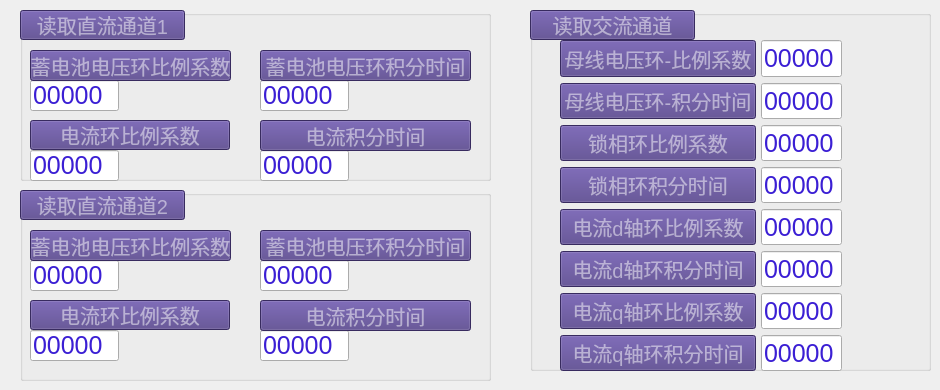
   <widget class="QWidget" name="tab_4">
    <attribute name="title">
     <string>PI参数</string>
    </attribute>
    <widget class="QGroupBox" name="groupBox_7">
     <property name="geometry">
      <rect>
       <x>20</x>
       <y>10</y>
       <width>471</width>
       <height>171</height>
      </rect>
     </property>
     <property name="styleSheet">
      <string notr="true"> color: rgba(255,255,255,0.5);
font-size: 20px;</string>
     </property>
     <property name="title">
      <string/>
     </property>
     <widget class="QPushButton" name="pushButton_55">
      <property name="geometry">
       <rect>
        <x>0</x>
        <y>0</y>
        <width>165</width>
        <height>30</height>
       </rect>
      </property>
      <property name="styleSheet">
       <string notr="true">    background: rgb(79, 60, 133);;</string>
      </property>
      <property name="text">
       <string>读取直流通道1</string>
      </property>
     </widget>
     <widget class="QLineEdit" name="lineEdit_46">
      <property name="geometry">
       <rect>
        <x>240</x>
        <y>70</y>
        <width>89</width>
        <height>31</height>
       </rect>
      </property>
      <property name="styleSheet">
       <string notr="true">font-size: 25px;
color: rgb(59, 31, 212);</string>
      </property>
      <property name="text">
       <string>00000</string>
      </property>
     </widget>
     <widget class="QLineEdit" name="lineEdit_47">
      <property name="geometry">
       <rect>
        <x>240</x>
        <y>140</y>
        <width>89</width>
        <height>31</height>
       </rect>
      </property>
      <property name="styleSheet">
       <string notr="true">font-size: 25px;
color: rgb(59, 31, 212);</string>
      </property>
      <property name="text">
       <string>00000</string>
      </property>
     </widget>
     <widget class="QLineEdit" name="lineEdit_48">
      <property name="geometry">
       <rect>
        <x>10</x>
        <y>70</y>
        <width>89</width>
        <height>31</height>
       </rect>
      </property>
      <property name="styleSheet">
       <string notr="true">font-size: 25px;
color: rgb(59, 31, 212);;</string>
      </property>
      <property name="text">
       <string>00000</string>
      </property>
     </widget>
     <widget class="QLineEdit" name="lineEdit_49">
      <property name="geometry">
       <rect>
        <x>10</x>
        <y>140</y>
        <width>89</width>
        <height>31</height>
       </rect>
      </property>
      <property name="styleSheet">
       <string notr="true">font-size: 25px;
color: rgb(59, 31, 212);</string>
      </property>
      <property name="text">
       <string>00000</string>
      </property>
     </widget>
     <widget class="QPushButton" name="pushButton_56">
      <property name="geometry">
       <rect>
        <x>10</x>
        <y>40</y>
        <width>201</width>
        <height>31</height>
       </rect>
      </property>
      <property name="styleSheet">
       <string notr="true">    background: rgb(79, 60, 133);;</string>
      </property>
      <property name="text">
       <string>蓄电池电压环比例系数</string>
      </property>
     </widget>
     <widget class="QPushButton" name="pushButton_57">
      <property name="geometry">
       <rect>
        <x>10</x>
        <y>110</y>
        <width>200</width>
        <height>30</height>
       </rect>
      </property>
      <property name="styleSheet">
       <string notr="true">    background: rgb(79, 60, 133);;</string>
      </property>
      <property name="text">
       <string>电流环比例系数</string>
      </property>
     </widget>
     <widget class="QPushButton" name="pushButton_58">
      <property name="geometry">
       <rect>
        <x>240</x>
        <y>40</y>
        <width>211</width>
        <height>31</height>
       </rect>
      </property>
      <property name="styleSheet">
       <string notr="true">    background: rgb(79, 60, 133);;</string>
      </property>
      <property name="text">
       <string>蓄电池电压环积分时间</string>
      </property>
     </widget>
     <widget class="QPushButton" name="pushButton_59">
      <property name="geometry">
       <rect>
        <x>240</x>
        <y>110</y>
        <width>211</width>
        <height>31</height>
       </rect>
      </property>
      <property name="styleSheet">
       <string notr="true">    background: rgb(79, 60, 133);;</string>
      </property>
      <property name="text">
       <string>电流积分时间</string>
      </property>
     </widget>
    </widget>
    <widget class="QGroupBox" name="groupBox_8">
     <property name="geometry">
      <rect>
       <x>20</x>
       <y>190</y>
       <width>471</width>
       <height>191</height>
      </rect>
     </property>
     <property name="styleSheet">
      <string notr="true"> color: rgba(255,255,255,0.5);
font-size: 20px;</string>
     </property>
     <property name="title">
      <string/>
     </property>
     <widget class="QPushButton" name="pushButton_60">
      <property name="geometry">
       <rect>
        <x>0</x>
        <y>0</y>
        <width>165</width>
        <height>30</height>
       </rect>
      </property>
      <property name="styleSheet">
       <string notr="true">    background: rgb(79, 60, 133);;</string>
      </property>
      <property name="text">
       <string>读取直流通道2</string>
      </property>
     </widget>
     <widget class="QLineEdit" name="lineEdit_50">
      <property name="geometry">
       <rect>
        <x>240</x>
        <y>70</y>
        <width>89</width>
        <height>31</height>
       </rect>
      </property>
      <property name="styleSheet">
       <string notr="true">font-size: 25px;
color: rgb(59, 31, 212);</string>
      </property>
      <property name="text">
       <string>00000</string>
      </property>
     </widget>
     <widget class="QLineEdit" name="lineEdit_51">
      <property name="geometry">
       <rect>
        <x>240</x>
        <y>140</y>
        <width>89</width>
        <height>31</height>
       </rect>
      </property>
      <property name="styleSheet">
       <string notr="true">font-size: 25px;
color: rgb(59, 31, 212);</string>
      </property>
      <property name="text">
       <string>00000</string>
      </property>
     </widget>
     <widget class="QLineEdit" name="lineEdit_52">
      <property name="geometry">
       <rect>
        <x>10</x>
        <y>70</y>
        <width>89</width>
        <height>31</height>
       </rect>
      </property>
      <property name="styleSheet">
       <string notr="true">font-size: 25px;
color: rgb(59, 31, 212);</string>
      </property>
      <property name="text">
       <string>00000</string>
      </property>
     </widget>
     <widget class="QLineEdit" name="lineEdit_53">
      <property name="geometry">
       <rect>
        <x>10</x>
        <y>140</y>
        <width>89</width>
        <height>31</height>
       </rect>
      </property>
      <property name="styleSheet">
       <string notr="true">font-size: 25px;
color: rgb(59, 31, 212);</string>
      </property>
      <property name="text">
       <string>00000</string>
      </property>
     </widget>
     <widget class="QPushButton" name="pushButton_61">
      <property name="geometry">
       <rect>
        <x>10</x>
        <y>40</y>
        <width>201</width>
        <height>31</height>
       </rect>
      </property>
      <property name="styleSheet">
       <string notr="true">    background: rgb(79, 60, 133);;</string>
      </property>
      <property name="text">
       <string>蓄电池电压环比例系数</string>
      </property>
     </widget>
     <widget class="QPushButton" name="pushButton_62">
      <property name="geometry">
       <rect>
        <x>10</x>
        <y>110</y>
        <width>200</width>
        <height>30</height>
       </rect>
      </property>
      <property name="styleSheet">
       <string notr="true">    background: rgb(79, 60, 133);;</string>
      </property>
      <property name="text">
       <string>电流环比例系数</string>
      </property>
     </widget>
     <widget class="QPushButton" name="pushButton_63">
      <property name="geometry">
       <rect>
        <x>240</x>
        <y>40</y>
        <width>211</width>
        <height>31</height>
       </rect>
      </property>
      <property name="styleSheet">
       <string notr="true">    background: rgb(79, 60, 133);;</string>
      </property>
      <property name="text">
       <string>蓄电池电压环积分时间</string>
      </property>
     </widget>
     <widget class="QPushButton" name="pushButton_64">
      <property name="geometry">
       <rect>
        <x>240</x>
        <y>110</y>
        <width>211</width>
        <height>31</height>
       </rect>
      </property>
      <property name="styleSheet">
       <string notr="true">    background: rgb(79, 60, 133);;</string>
      </property>
      <property name="text">
       <string>电流积分时间</string>
      </property>
     </widget>
    </widget>
    <widget class="QGroupBox" name="groupBox_9">
     <property name="geometry">
      <rect>
       <x>530</x>
       <y>10</y>
       <width>401</width>
       <height>361</height>
      </rect>
     </property>
     <property name="styleSheet">
      <string notr="true"> color: rgba(255,255,255,0.5);
font-size: 20px;</string>
     </property>
     <property name="title">
      <string/>
     </property>
     <widget class="QPushButton" name="pushButton_65">
      <property name="geometry">
       <rect>
        <x>0</x>
        <y>0</y>
        <width>165</width>
        <height>30</height>
       </rect>
      </property>
      <property name="styleSheet">
       <string notr="true">    background: rgb(79, 60, 133);;</string>
      </property>
      <property name="text">
       <string>读取交流通道</string>
      </property>
     </widget>
     <widget class="QWidget" name="layoutWidget">
      <property name="geometry">
       <rect>
        <x>30</x>
        <y>30</y>
        <width>196</width>
        <height>331</height>
       </rect>
      </property>
      <layout class="QVBoxLayout" name="verticalLayout_9">
       <item>
        <widget class="QPushButton" name="pushButton_66">
         <property name="styleSheet">
          <string notr="true">    background: rgb(79, 60, 133);;</string>
         </property>
         <property name="text">
          <string>母线电压环-比例系数</string>
         </property>
        </widget>
       </item>
       <item>
        <widget class="QPushButton" name="pushButton_67">
         <property name="styleSheet">
          <string notr="true">    background: rgb(79, 60, 133);;</string>
         </property>
         <property name="text">
          <string>母线电压环-积分时间</string>
         </property>
        </widget>
       </item>
       <item>
        <widget class="QPushButton" name="pushButton_68">
         <property name="styleSheet">
          <string notr="true">    background: rgb(79, 60, 133);;</string>
         </property>
         <property name="text">
          <string>锁相环比例系数</string>
         </property>
        </widget>
       </item>
       <item>
        <widget class="QPushButton" name="pushButton_69">
         <property name="styleSheet">
          <string notr="true">    background: rgb(79, 60, 133);;</string>
         </property>
         <property name="text">
          <string>锁相环积分时间</string>
         </property>
        </widget>
       </item>
       <item>
        <widget class="QPushButton" name="pushButton_71">
         <property name="styleSheet">
          <string notr="true">    background: rgb(79, 60, 133);;</string>
         </property>
         <property name="text">
          <string>电流d轴环比例系数</string>
         </property>
        </widget>
       </item>
       <item>
        <widget class="QPushButton" name="pushButton_72">
         <property name="styleSheet">
          <string notr="true">    background: rgb(79, 60, 133);;</string>
         </property>
         <property name="text">
          <string>电流d轴环积分时间</string>
         </property>
        </widget>
       </item>
       <item>
        <widget class="QPushButton" name="pushButton_73">
         <property name="styleSheet">
          <string notr="true">    background: rgb(79, 60, 133);;</string>
         </property>
         <property name="text">
          <string>电流q轴环比例系数</string>
         </property>
        </widget>
       </item>
       <item>
        <widget class="QPushButton" name="pushButton_70">
         <property name="styleSheet">
          <string notr="true">    background: rgb(79, 60, 133);;</string>
         </property>
         <property name="text">
          <string>电流q轴环积分时间</string>
         </property>
        </widget>
       </item>
      </layout>
      <zorder>pushButton_66</zorder>
      <zorder>pushButton_67</zorder>
      <zorder>pushButton_68</zorder>
      <zorder>pushButton_69</zorder>
      <zorder>pushButton_72</zorder>
      <zorder>pushButton_73</zorder>
      <zorder>pushButton_70</zorder>
      <zorder>pushButton_71</zorder>
     </widget>
     <widget class="QWidget" name="layoutWidget">
      <property name="geometry">
       <rect>
        <x>231</x>
        <y>30</y>
        <width>81</width>
        <height>331</height>
       </rect>
      </property>
      <layout class="QVBoxLayout" name="verticalLayout_12">
       <item>
        <widget class="QLineEdit" name="lineEdit_54">
         <property name="styleSheet">
          <string notr="true">font-size: 25px;
color: rgb(59, 31, 212);</string>
         </property>
         <property name="text">
          <string>00000</string>
         </property>
        </widget>
       </item>
       <item>
        <widget class="QLineEdit" name="lineEdit_62">
         <property name="styleSheet">
          <string notr="true">font-size: 25px;
color: rgb(59, 31, 212);</string>
         </property>
         <property name="text">
          <string>00000</string>
         </property>
        </widget>
       </item>
       <item>
        <widget class="QLineEdit" name="lineEdit_61">
         <property name="styleSheet">
          <string notr="true">font-size: 25px;
color: rgb(59, 31, 212);</string>
         </property>
         <property name="text">
          <string>00000</string>
         </property>
        </widget>
       </item>
       <item>
        <widget class="QLineEdit" name="lineEdit_56">
         <property name="styleSheet">
          <string notr="true">font-size: 25px;
color: rgb(59, 31, 212);</string>
         </property>
         <property name="text">
          <string>00000</string>
         </property>
        </widget>
       </item>
       <item>
        <widget class="QLineEdit" name="lineEdit_55">
         <property name="styleSheet">
          <string notr="true">font-size: 25px;
color: rgb(59, 31, 212);</string>
         </property>
         <property name="text">
          <string>00000</string>
         </property>
        </widget>
       </item>
       <item>
        <widget class="QLineEdit" name="lineEdit_57">
         <property name="styleSheet">
          <string notr="true">font-size: 25px;
color: rgb(59, 31, 212);</string>
         </property>
         <property name="text">
          <string>00000</string>
         </property>
        </widget>
       </item>
       <item>
        <widget class="QLineEdit" name="lineEdit_59">
         <property name="styleSheet">
          <string notr="true">font-size: 25px;
color: rgb(59, 31, 212);</string>
         </property>
         <property name="text">
          <string>00000</string>
         </property>
        </widget>
       </item>
       <item>
        <widget class="QLineEdit" name="lineEdit_60">
         <property name="styleSheet">
          <string notr="true">font-size: 25px;
color: rgb(59, 31, 212);</string>
         </property>
         <property name="text">
          <string>00000</string>
         </property>
        </widget>
       </item>
      </layout>
     </widget>
    </widget>
   </widget>
